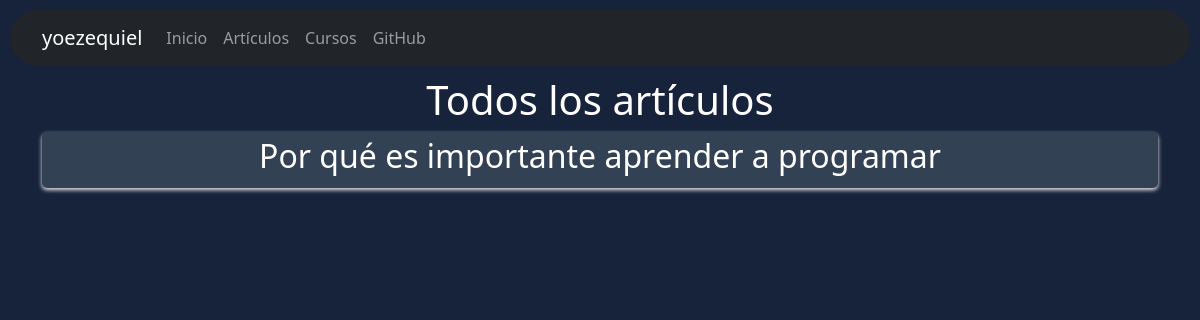
Page /articles on the earlier database version.
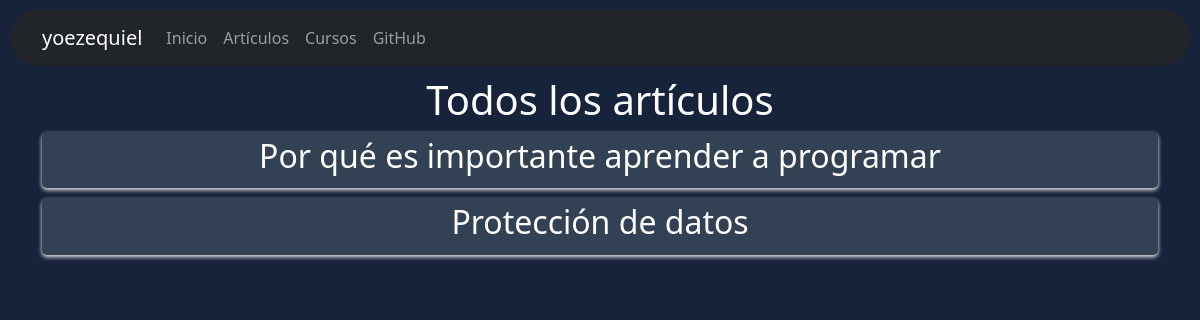
Same page on the later database version.
### tables this page shows
CREATE TABLE articles (
                    id INTEGER PRIMARY KEY AUTOINCREMENT,
                    title TEXT NOT NULL,
                    content TEXT NOT NULL,
                    image TEXT
                );

### app.py (the view)
@app.route('/articles')
def view_all_articles():
    conn = get_db_connection()
    if conn:
        try:
            cursor = conn.cursor()
            cursor.execute("SELECT * FROM articles")
            all_articles = cursor.fetchall()
            cursor.close()
            conn.close()
            return render_template('all_articles.html', articles=all_articles)
        except sqlite3.Error as e:
            print(e)
            return "Error en la conexión a la base de datos"
    else:
        return "Error en la conexión a la base de datos"

### app.py (called while the page is built)
def get_db_connection():
    try:
        conn = sqlite3.connect('blog.db')
        return conn
    except sqlite3.Error as e:
        print(e)
        return None

### templates/all_articles.html (shortened to what this page needs)
{% extends 'base.html' %}
{% block content %}
<link rel="stylesheet" href="{{ url_for('static', filename='css/index.css') }}">
<body>
    <h1>Todos los artículos</h1>
    {% for article in articles %}
            <div class="article">
                <h2><a href="{{ url_for('view_article', article_id=article[0]) }}">{{ article[1] }}</a></h2>
            </div>
        {% endfor %}
</body>
</html>
{% endblock %}

### templates/base.html (shortened to what this page needs)
<!DOCTYPE html>
<html>
<head>
    <link rel="stylesheet" href="https://stackpath.bootstrapcdn.com/bootstrap/5.0.0-alpha2/css/bootstrap.min.css">
    <link rel="stylesheet" href="{{ url_for('static', filename='css/base.css') }}">
</head>
<body>
    <nav class="navbar navbar-expand-lg navbar-dark bg-dark">
        <div class="container">
            <a class="navbar-brand" href="/">yoezequiel</a>
            <div class="collapse navbar-collapse" id="navbarNav">
                <ul class="navbar-nav ml-auto">
                    <li class="nav-item">
                        <a class="nav-link" href="/">Inicio</a>
                    </li>
                    <li class="nav-item">
                        <a class="nav-link" href="/articles">Artículos</a>
                    </li>
                    <li class="nav-item">
                        <a class="nav-link" href="/cursos">Cursos</a>
                    </li>
                    <li class="nav-item">
                        <a class="nav-link" href="https://github.com/yoezequiel">GitHub</a>
                    </li>
                </ul>
            </div>
        </div>
    </nav>
    <div class="container">
        {% block content %}
        {% endblock %}
</body>
</html>

### static/css/base.css (style rules this page uses)
body { background-color: rgb(23, 34, 59); color: white; text-align: center; }
nav { border-radius: 100px; margin: 10px; }

### static/css/index.css (style rules this page uses)
.article { padding: 5px; margin-bottom: 10px; box-shadow: 0 2px 4px rgba(251, 251, 251, 0.934); transition: transform 0.2s ease-in-out; background-color: rgb(51, 65, 85); border-radius: 5px; }
a { text-decoration: none; color: white; font-weight: 350; }

Differences in the rows shown:
added articles: title "Protección de datos"
